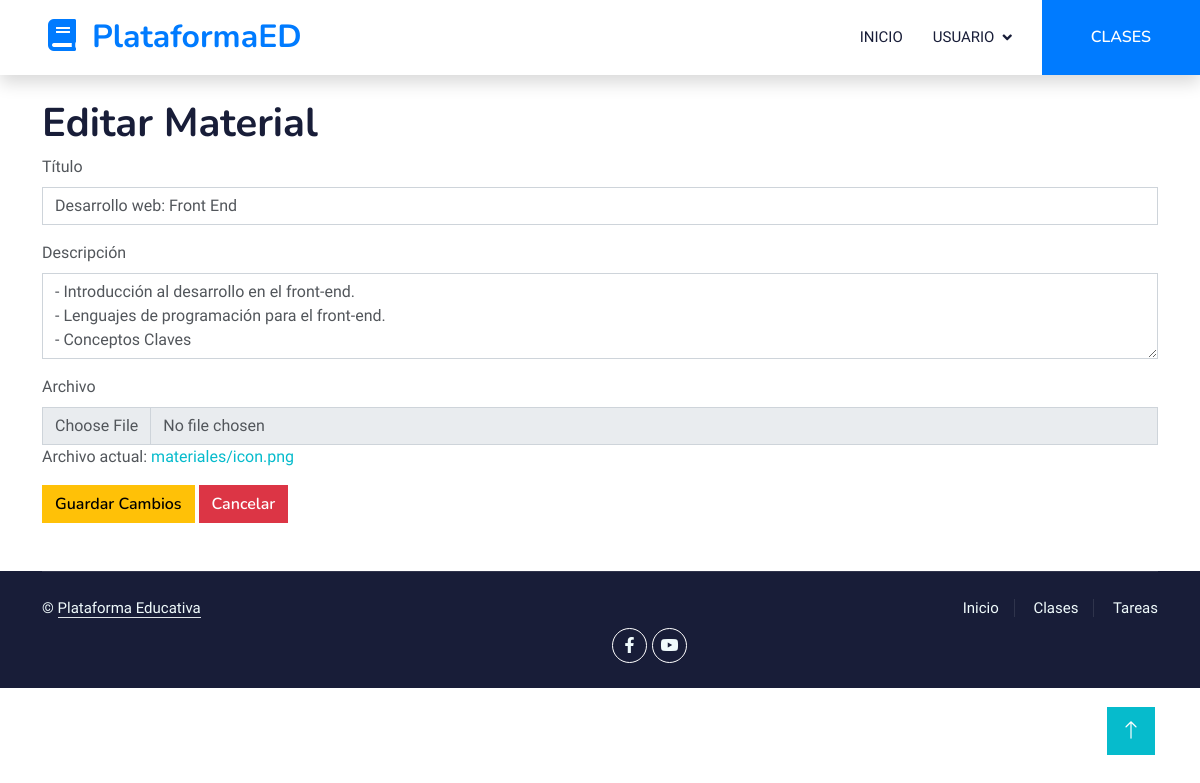
Screenshot of /material/5/editar/ (signed in) with the database file from the repository.
### Aplicaciones/Clase/models.py (models this page shows, shortened)
class Material(models.Model):
    id = models.AutoField(primary_key=True)
    clase = models.ForeignKey(Clase, on_delete=models.CASCADE, related_name="materiales")
    titulo = models.CharField(max_length=255)
    descripcion = models.TextField(blank=True, null=True)
    archivo = models.FileField(upload_to="materiales/")

### Aplicaciones/Clase/views.py (the view, shortened to what this page needs)
# urls.py: path('material/<int:material_id>/editar/', views.editarMaterial, name='editarMaterial'),
@login_required
def editarMaterial(request, material_id):
    material = get_object_or_404(Material, id=material_id)
    if not request.user.es_maestro:
        return HttpResponseForbidden("No tienes permiso para realizar esta acción.")
    return render(request, 'editarMaterial.html', {'material': material})

### Aplicaciones/Clase/templates/editarMaterial.html (shortened to what this page needs)
{% extends "plantilla.html" %}
{% block body %}
<div class="container mt-4">
    <h1>Editar Material</h1>
    <form method="post" enctype="multipart/form-data" id="frm_edit_material">
        <div class="mb-3">
            <label for="titulo" class="form-label">Título</label>
            <input type="text" id="titulo" name="titulo" class="form-control" value="{{ material.titulo }}">
        </div>
        <div class="mb-3">
            <label for="descripcion" class="form-label">Descripción</label>
            <textarea id="descripcion" name="descripcion" class="form-control" rows="3">{{ material.descripcion }}</textarea>
        </div>
        <div class="mb-3">
            <label for="archivo" class="form-label">Archivo</label>
            <input type="file" id="archivo" name="archivo" class="form-control">
            {% if material.archivo %}
            <p>Archivo actual:
                <a href="{{ material.archivo.url }}" target="_blank">{{ material.archivo.name }}</a>
            </p>
            {% endif %}
        </div>
        <button type="submit" class="btn btn-warning">Guardar Cambios</button>
        <a href="{% url 'listadoClase' %}" class="btn btn-danger">Cancelar</a>
    </form>
    <br><br>
</div>
{% endblock %}

### plataforma/static/plantilla/elearning/css/style.css (style rules this page uses)
:root { --primary: #007bff; --light: #F0FBFC; --dark: #181d38; }
.btn { font-family: 'Nunito', sans-serif; font-weight: 600; transition: .5s; }

### rows the page displays
Material: titulo "Desarrollo web: Front End", descripcion "- Introducción al desarrollo en el front-end. - Lenguajes de programación para el front-end. - Conceptos Claves", archivo.name "materiales/icon.png"
